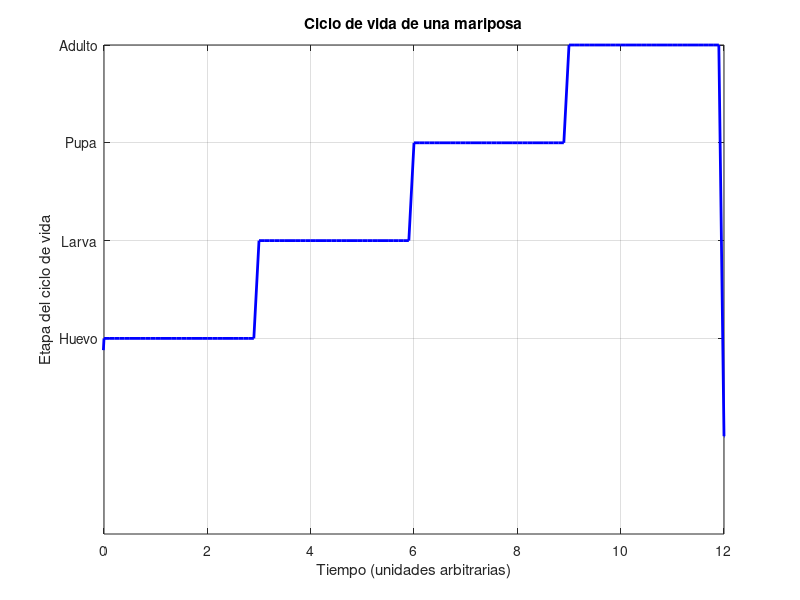
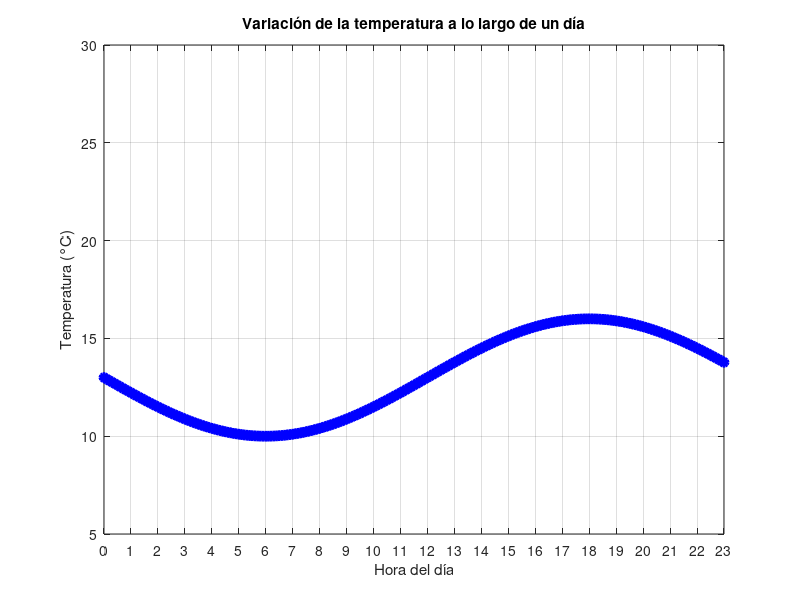
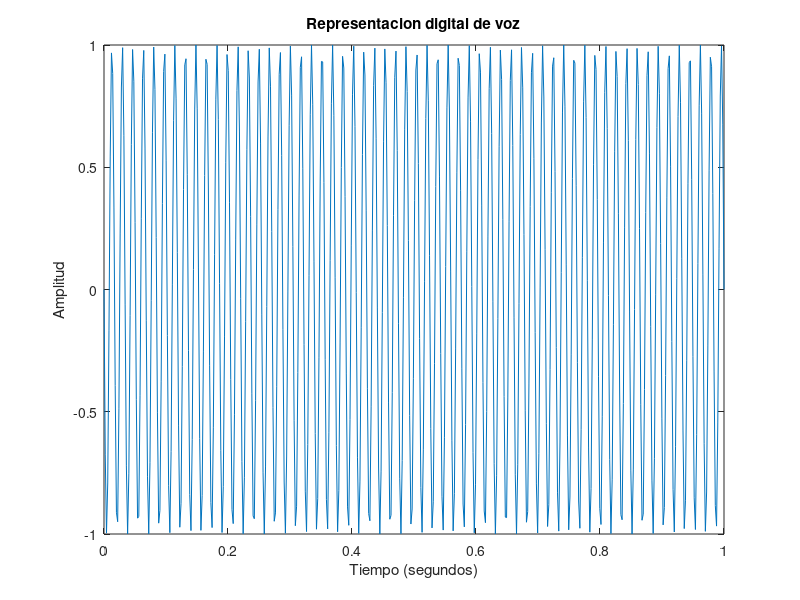

Write MATLAB code to recreate these figures, in order.
%Unidades de tiempo, empezaremos desde antes de que este en existencia el
%huevo de la mariposa, y terminaremos despues de que deje de existir
t = -12:0.1:24;
%inicializamos la function con 0's que significa que para cualquier valor
%de tiempo la funcion sera 0
y = zeros (1,length(t))

%Duracion de cada etapa%
y(t>=0 & t<3)  =1; 
y(t>=3 & t<6)  =2; 
y(t>=6 & t<9)  =3; 
y(t>=9 & t<12) =4;

figure;
plot(t, y, 'b-', 'LineWidth', 2);
axis([0, 12, -1, 4]);
xlabel('Tiempo (unidades arbitrarias)');
ylabel('Etapa del ciclo de vida');
title('Ciclo de vida de una mariposa');
yticks([1, 2, 3,4]);
yticklabels({'Huevo', 'Larva', 'Pupa', 'Adulto'});
grid on;






clear all;






%Intervalos de tiempo (horas)
t = 0:0.1:23;
%amplitud de onda
amp = 3;
%la temperatura mas baja
temperatura_base = 10 + amp;
%formula que depende del tiempo para calcular la temperatura
temperatura = -amp * sin(pi/12 * t) + temperatura_base;

figure;
plot(t, temperatura, 'b-o', 'LineWidth', 2, 'MarkerFaceColor', 'b');
axis([0, 23, 5, 30]); 
xlabel('Hora del día');
ylabel('Temperatura (°C)');
xticks(0:1:23)
title('Variación de la temperatura a lo largo de un día');
grid on;

clear all;

%Frecuencia de la voz(hz)
fs = 500; 
%Duracion de la senal en segundos
duration = 1;
% Frecuencia de la onda senosoidal
f = 440; 
t = linspace(0, duration, fs * duration);
y = sin(2 * pi * f * t);

figure
plot(t, y);
xlabel('Tiempo (segundos)');
ylabel('Amplitud');
title('Representacion digital de voz');

    


